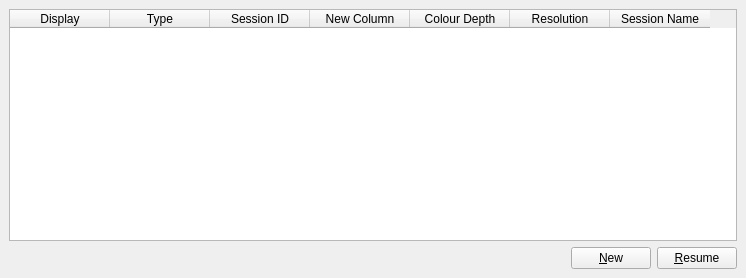
<ui version="4.0" >
 <author></author>
 <comment></comment>
 <exportmacro></exportmacro>
 <class>SessionsDialog</class>
 <widget class="QWidget" name="SessionsDialog" >
  <property name="geometry" >
   <rect>
    <x>0</x>
    <y>0</y>
    <width>746</width>
    <height>278</height>
   </rect>
  </property>
  <property name="windowTitle" >
   <string>Form</string>
  </property>
  <layout class="QVBoxLayout" >
   <property name="margin" >
    <number>9</number>
   </property>
   <property name="spacing" >
    <number>6</number>
   </property>
   <item>
    <widget class="QTableWidget" name="sessionsList" >
     <property name="sortingEnabled" >
      <bool>false</bool>
     </property>
     <column>
      <property name="text" >
       <string>Display</string>
      </property>
     </column>
     <column>
      <property name="text" >
       <string>Type</string>
      </property>
     </column>
     <column>
      <property name="text" >
       <string>Session ID</string>
      </property>
     </column>
     <column>
      <property name="text" >
       <string>New Column</string>
      </property>
     </column>
     <column>
      <property name="text" >
       <string>Colour Depth</string>
      </property>
     </column>
     <column>
      <property name="text" >
       <string>Resolution</string>
      </property>
     </column>
     <column>
      <property name="text" >
       <string>Session Name</string>
      </property>
     </column>
    </widget>
   </item>
   <item>
    <layout class="QHBoxLayout" >
     <property name="margin" >
      <number>0</number>
     </property>
     <property name="spacing" >
      <number>6</number>
     </property>
     <item>
      <spacer>
       <property name="orientation" >
        <enum>Qt::Horizontal</enum>
       </property>
       <property name="sizeHint" >
        <size>
         <width>40</width>
         <height>20</height>
        </size>
       </property>
      </spacer>
     </item>
     <item>
      <widget class="QPushButton" name="newButton" >
       <property name="text" >
        <string>&amp;New</string>
       </property>
      </widget>
     </item>
     <item>
      <widget class="QPushButton" name="resumeButton" >
       <property name="text" >
        <string>&amp;Resume</string>
       </property>
      </widget>
     </item>
    </layout>
   </item>
  </layout>
 </widget>
 <pixmapfunction></pixmapfunction>
 <resources/>
 <connections/>
</ui>
